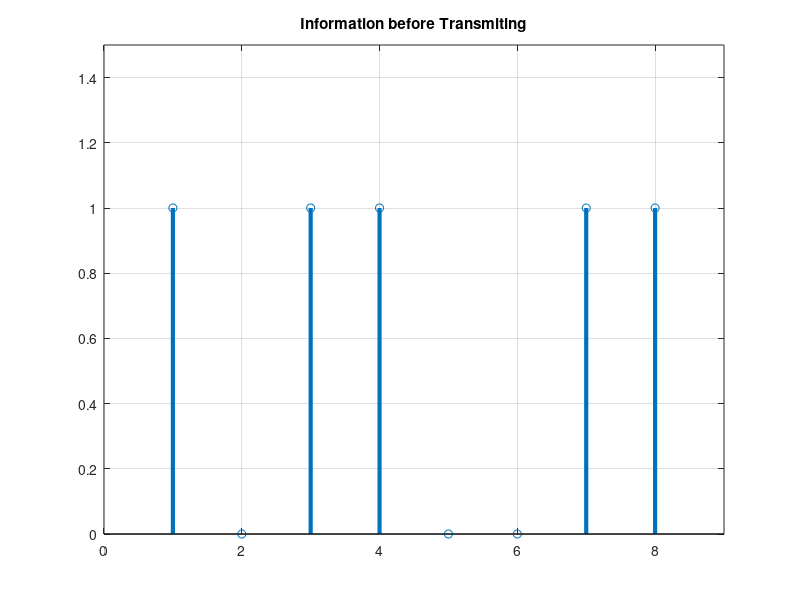
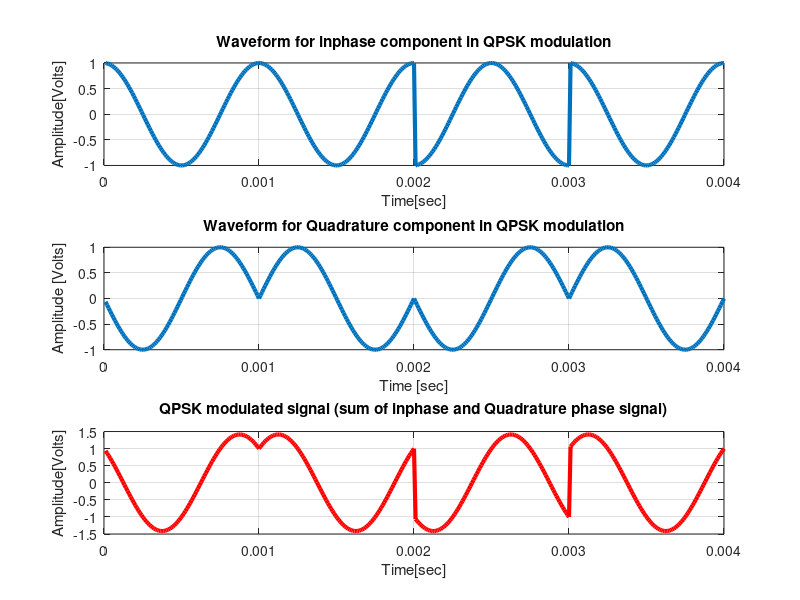
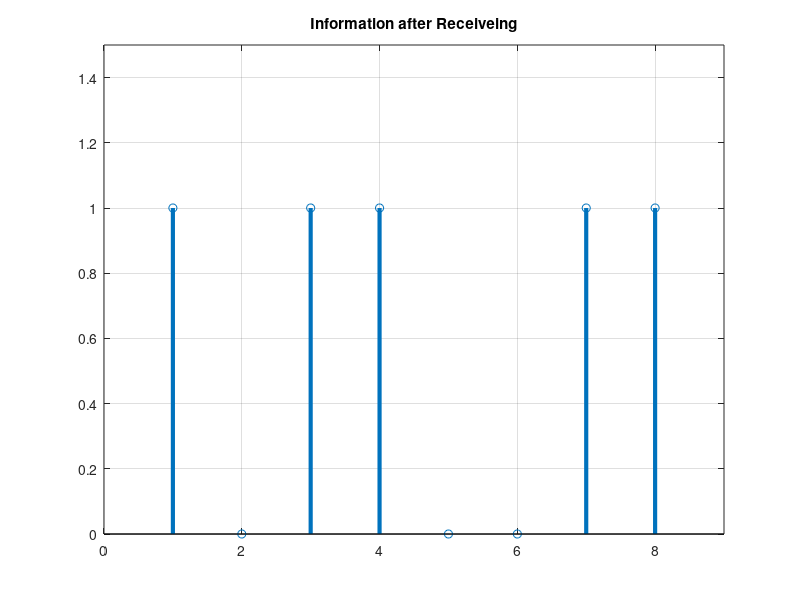

Reproduce these figures in MATLAB, in order.
% QPSK Modulation and Demodulation without consideration of noise

% Using Matlab, generate the QPSK waveform with the following parameters: 
% Symbol rate: 2000 symbols/second; 
% carrier frequency: 10000 Hz, 
% bit sequence to be transmitted: 1 0 1 1 0 0 1 1. 
% The in-phase and quadrature waveforms should be separately plotted. 
% Use sufficiently high sampling rate to ensure smooth waveforms.
% Submit your waveforms with Matlab code.


clc;
clear all;
close all;

data = [1 0 1 1 0 0 1 1]; % information to be transmitted

figure(1)
stem(data, 'linewidth', 3), grid on;
title('Information before Transmiting');
axis([ 0 (length(data) + 1) 0 1.5]);

data_NZR = 2 * data-1; % Data Represented at NZR form for QPSK modulation
s_p_data = reshape(data_NZR, 2, length(data)/2)  % S/P convertion of data


br = 1e3; %Let the transmission bit rate be 1000 bps for 2000 symbols per second
fc = 10.^3; % minimum carrier frequency
T = 1/br; % bit duration
t = T/99:T/99:T; % Time vector for one bit information



% XXXXXXXXXXXXXXXXXXXXXXX QPSK modulation  XXXXXXXXXXXXXXXXXXXXXXXXXXXXXXXXX
y = [];
yInPhase = [];
yQuadrature = [];

for(i = 1: length(data)/2)
    y1 = s_p_data(1, i) * cos(2*pi*fc*t); % inphase component
    y2 = s_p_data(2, i) * sin(2*pi*fc*t) ;% Quadrature component
    
    yInPhase = [yInPhase y1]; % inphase signal vector
    yQuadrature = [yQuadrature y2]; %quadrature signal vector
    
    y = [y y1+y2]; % modulated signal vector
end

Tx_sig = y; % transmitting signal after modulation
tt = T/99:T/99:(T*length(data))/2;

figure(2)
subplot(3,1,1);
plot(tt, yInPhase, 'linewidth', 3), grid on;
title('Waveform for inphase component in QPSK modulation');
xlabel('Time[sec]');
ylabel('Amplitude[Volts]');

subplot(3,1,2);
plot(tt, yQuadrature, 'linewidth', 3), grid on;
title('Waveform for Quadrature component in QPSK modulation');
xlabel('Time [sec]');
ylabel('Amplitude [Volts]');


subplot(3,1,3);
plot(tt, Tx_sig, 'r', 'linewidth', 3), grid on;
title('QPSK modulated signal (sum of inphase and Quadrature phase signal)');
xlabel('Time[sec]');
ylabel('Amplitude[Volts]');




% QPSK demodulation
Rx_data = [];
Rx_sig = Tx_sig; % Received signal

for(i=1: 1:length(data)/2)

    %%XXXXXX inphase coherent vector XXXXXXX
    Z_in = Rx_sig((i-1)*length(t)+1:i*length(t)).*cos(2*pi*fc*t); 
    % above line indicat multiplication of received & inphase carred signal
    
    Z_in_intg = (trapz(t,Z_in)) * (2/T);% integration using trapizodial rull
    if(Z_in_intg > 0) % Decession Maker
        Rx_in_data = 1;
    else
        Rx_in_data = 0; 
    end
    
    %%XXXXXX Quadrature coherent vector XXXXXX
    Z_qd = Rx_sig((i-1)*length(t)+1:i*length(t)).*sin(2*pi*fc*t);
    %above line indicat multiplication ofreceived & Quadphase carred signal
    
    Z_qd_intg = (trapz(t,Z_qd)) * (2/T);%integration using trapizodial rull
        if (Z_qd_intg > 0)% Decession Maker
        Rx_qd_data = 1;
        else
        Rx_qd_data = 0; 
        end
        
        
        Rx_data = [Rx_data  Rx_in_data  Rx_qd_data]; % Received Data vector
end


figure(3)
stem(Rx_data, 'linewidth', 3) 
title('Information after Receiveing');
axis([0 (length(data) + 1) 0 1.5]), grid on;

% End of program
    



